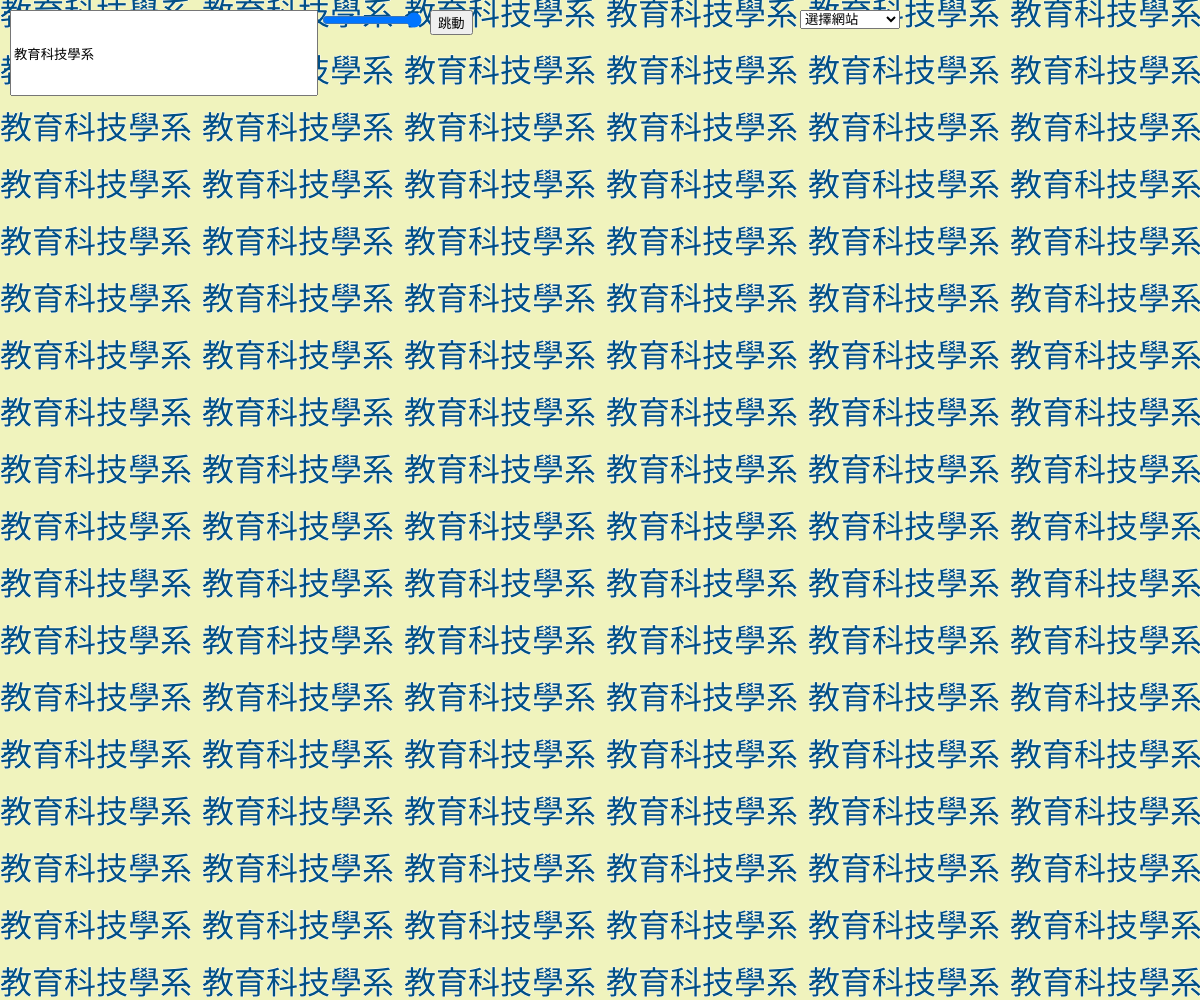
Frame 1 (no input)
Frame 60 (no input): identical to frame 1, image omitted
Frame 120 (the mouse pressed at the canvas centre since frame 60): identical to frame 1, image omitted

The p5.js sketch that drew this single still picture (run headless with seeded random() and noise() and a simulated clock; from frame 60 on, the mouse is pressed at the canvas centre):

// p5.js sketch
// ── sketch.js
let input;
let slider;
let button;
let dropdown;
let textStr = "教育科技學系";
let textSizeValue = 32;
let isBouncing = false;
let offsets = [];
let iframe;

function setup() {
  // 產生一個畫布，充滿整個視窗，背景顏色為#003049
  createCanvas(windowWidth, windowHeight).background('#f0f3bd');

  // 產生一個輸入框，並顯示在座標 (10, 10)
  input = createInput(textStr);
  input.position(10, 10);
  input.size(300, 80);
  input.input(updateText);

  // 產生一個滑桿，並顯示在座標 (320, 10)
  slider = createSlider(12, 30, 32);
  slider.position(320, 10);
  slider.size(100);
  slider.input(updateTextSize);

  // 產生一個按鈕，並顯示在座標 (430, 10)
  button = createButton('跳動');
  button.position(430, 10);
  button.mousePressed(toggleBounce);

  // 產生一個下拉式選單，並顯示在座標 (800, 10)
  dropdown = createSelect();
  dropdown.position(800, 10);
  dropdown.size(100);
  dropdown.option('選擇網站');
  dropdown.option('淡江大學');
  dropdown.option('教育科技學系');
  dropdown.option('教學平台');
  dropdown.changed(handleDropdownChange);
}

function updateText() {
  textStr = this.value();
}

function updateTextSize() {
  textSizeValue = slider.value();
}

function toggleBounce() {
  isBouncing = !isBouncing;
  if (isBouncing) {
    // 初始化每行的偏移量
    offsets = Array(ceil(windowHeight / (textAscent() + textDescent() + 20))).fill(0).map(() => random(-5, 5));
  }
}

function handleDropdownChange() {
  let selected = dropdown.value();
  if (iframe) {
    iframe.remove();
  }
  if (selected === '淡江大學') {
    iframe = createElement('iframe');
    iframe.attribute('src', 'https://www.tku.edu.tw'); // 淡江大學官方網站
    iframe.position(10, 100);
    iframe.size(windowWidth - 20, windowHeight - 120);
  } else if (selected === '教育科技學系') {
    iframe = createElement('iframe');
    iframe.attribute('src', 'https://www.et.tku.edu.tw'); // 教育科技學系系網站
    iframe.position(10, 100);
    iframe.size(windowWidth - 20, windowHeight - 120);
  } else if (selected === '教學平台') {
    iframe = createElement('iframe');
    iframe.attribute('src', 'https://hackmd.io/@L-Kaway/SyS9NWWhye'); // 教學平台網址，請填入網址
    iframe.position(10, 100);
    iframe.size(windowWidth - 20, windowHeight - 120);
  }
}

function draw() {
  background('#f0f3bd');
  // 設定文字大小、對齊方式、顏色等
  textSize(textSizeValue);
  textAlign(LEFT, TOP);
  fill('#014f86');
  stroke(255); // 設定字體邊框顏色為白色
  strokeWeight(1);

  // 計算每個文字的寬度和間隔
  let spacingX = 10; // 每個字串之間的間隔
  let spacingY = 20; // 每行之間的間隔
  let totalWidth = textWidth(textStr) + spacingX;
  let totalHeight = textAscent() + textDescent() + spacingY;

  // 計算可以放多少個文字
  let numTextsX = ceil(windowWidth / totalWidth);
  let numTextsY = ceil(windowHeight / totalHeight);

  // 在視窗中間重複填滿整個視窗的文字
  for (let y = 0; y < numTextsY; y++) {
    let offsetY = isBouncing ? offsets[y % offsets.length] : 0;
    for (let x = 0; x < numTextsX; x++) {
      text(textStr, x * totalWidth, y * totalHeight + offsetY);
    }
  }

  // 更新偏移量
  if (isBouncing) {
    offsets = offsets.map(() => random(-15, 15));
  }
}

function windowResized() {
  // 當視窗大小改變時，重新設定畫布大小
  resizeCanvas(windowWidth, windowHeight);
  if (iframe) {
    iframe.size(windowWidth - 20, windowHeight - 120);
  }
}
